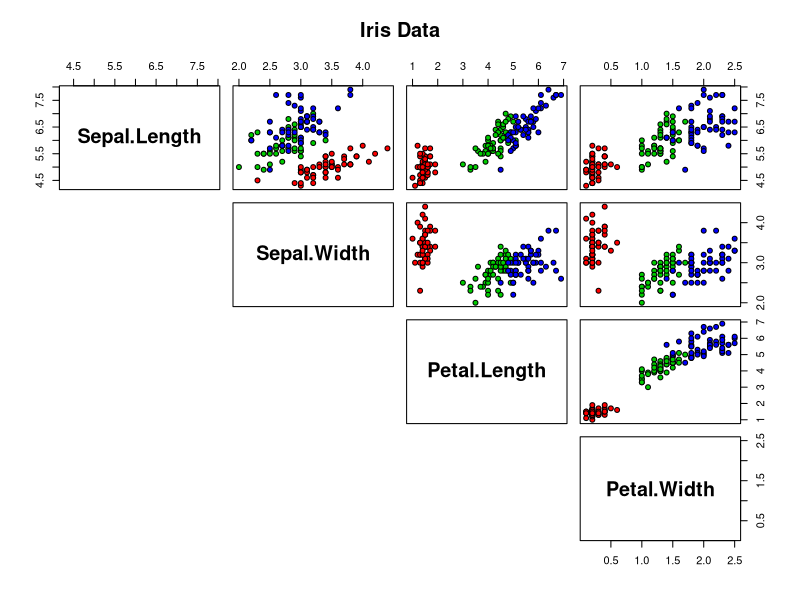
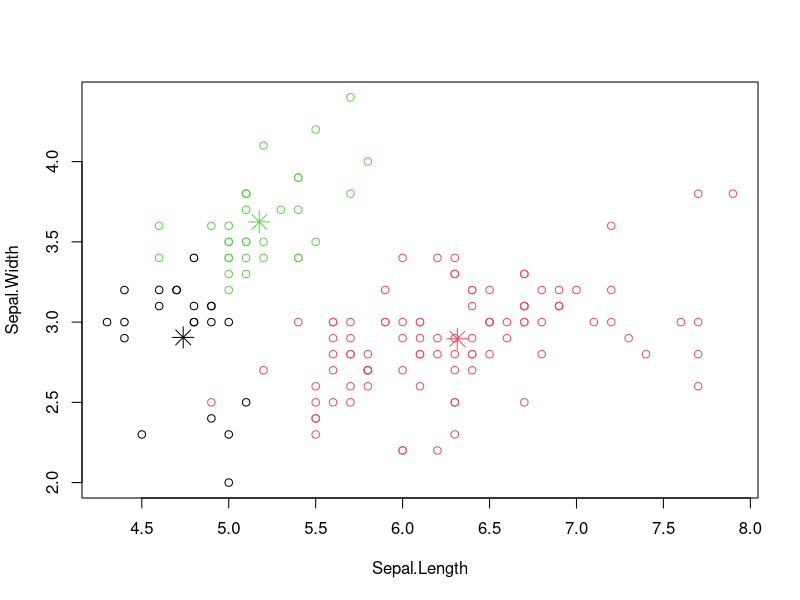

R code for these plots, in order:
# File description -------------------------------------------------------------
# Simple example of clustering

# Setup ------------------------------------------------------------------------
rm(list=ls()) # Delete all variables
graphics.off() # Close all open plots
cat("\014")   # Clear console

# Visualize the data -----------------------------------------------------------
pairs(iris[1:4], 
      main = "Iris Data", 
      pch = 21, 
      bg = c("red", "green3", "blue")[unclass(iris$Species)],
      lower.panel=NULL, 
      labels=c("Sepal.Length","Sepal.Width","Petal.Length","Petal.Width"), 
      font.labels=2,
      cex.labels=1.8) 

# Inspect the data
print(head(iris))
print(unique(iris$Species))

# Find clusters ----------------------------------------------------------------
# Make copy of iris
iris_no_labels <- iris

# Remove category labels
iris_no_labels$Species <- NULL

# Apply kmeans to iris
n_clusters <- 3
kc <- kmeans(iris_no_labels, 
             n_clusters)
print(kc) # Inspect the clusters

# Visualize the clusters
plot(iris[c("Sepal.Length", "Sepal.Width")], 
     col=kc$cluster)
points(kc$centers[,c("Sepal.Length", "Sepal.Width")], 
       col=1:3, 
       pch=8,
       cex=2)
